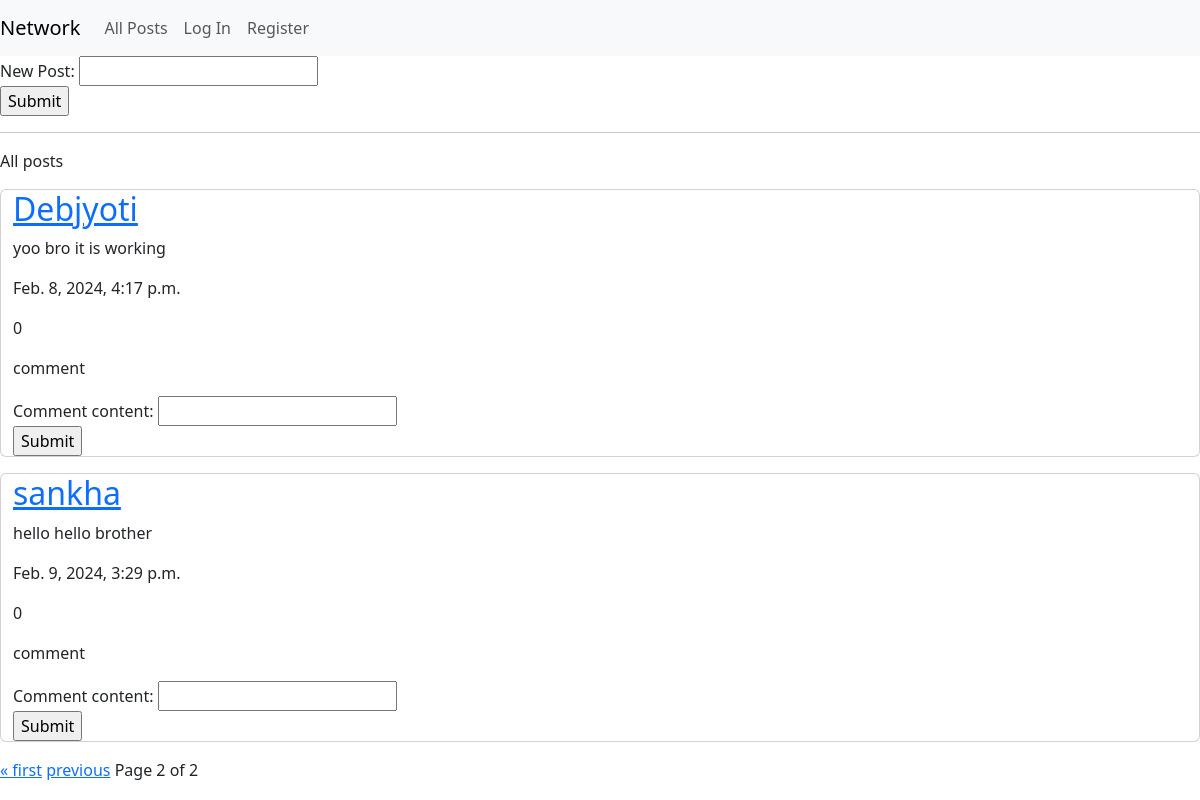
Page /?page=3 on the earlier database version.
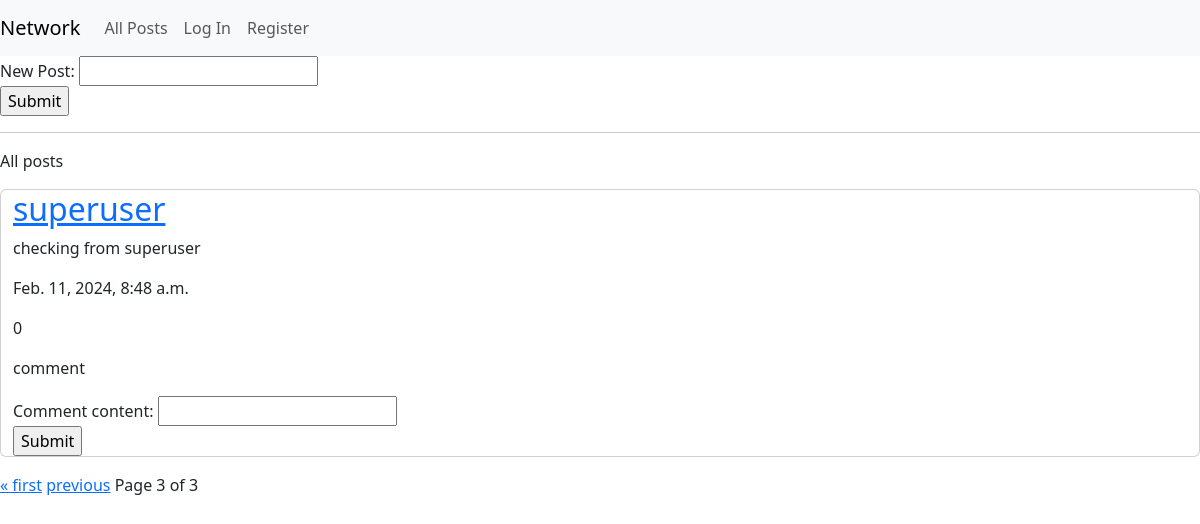
Same page on the later database version.
### network/models.py (models this page shows)
class Posts(models.Model):
    username = models.ForeignKey('User', null=True, on_delete=models.SET_NULL, related_name='all_posts')
    post_content = models.CharField(max_length=1000)
    creation_time = models.DateTimeField(auto_now_add=True, blank=True, null=True)
    likes = models.IntegerField(default=0)

class User(AbstractUser, models.Model):
    follower_count = models.IntegerField(default=0)
    following_count = models.IntegerField(default=0)
    follower_list = models.ManyToManyField('User', blank=True, related_name='followers')
    following_list = models.ManyToManyField('User', blank=True, related_name='following')

### network/views.py (the view)
# urls.py: path("", views.index, name="index"),
def index(request):
    posts = Posts.objects.all().order_by('creation_time')
    paginator = Paginator(posts, 2)
    page_number = request.GET.get("page")
    page_obj = paginator.get_page(page_number)
    return render(request, "network/index.html", {
        "post_form": PostForm(),
        "comment_form": CommentForm(),
        "all_posts": page_obj,
        "all_comments": Comments.objects.all()
    })

### network/forms.py
class PostForm(forms.Form):
    post_content = forms.CharField(label="New Post", max_length=1000)

class CommentForm(forms.Form):
    comment_content = forms.CharField(max_length=1000)

### network/templates/network/index.html (shortened to what this page needs)
{% extends "network/layout.html" %}
{% block body %}
  {% if post_form is not None %}
    <form action="{% url 'newpost' %}" method="post">
      {{ post_form }}
      <input type="submit" value="Submit">
    </form>
  {% endif %}
  <hr>
  All posts
  {% for post in all_posts %}
    <div class="product-container container-fluid card my-3">
      <a href="{% url 'profile' post.username %}">
        <h2>{{ post.username }}</h2>
      </a>
      <p>{{ post.post_content }}</p>
      <p>{{ post.creation_time }}</p>
      <p>{{ post.likes }}</p>
      <p>comment</p>
      <form action="{% url 'postcomment' post.id %}" method="post">
        {{ comment_form }}
        <input type="submit" value="Submit">
      </form>
    </div>
  {% endfor %}
  <div class="pagination">
    <span class="step-links">
        {% if all_posts.has_previous %}
            <a href="?page=1">&laquo; first</a>
            <a href="?page={{ all_posts.previous_page_number }}">previous</a>
        {% endif %}
        <span class="current">
            Page {{ all_posts.number }} of {{ all_posts.paginator.num_pages }}
        </span>
    </span>
  </div>
{% endblock %}

Differences in the rows shown:
no longer on this page (row unchanged): Posts: username "Debjyoti", post_content "yoo bro it is working", creation_time "Feb. 8, 2024, 4:17 p.m.", likes "0"
no longer on this page (row unchanged): Posts: username "sankha", post_content "hello hello brother", creation_time "Feb. 9, 2024, 3:29 p.m.", likes "0"
added Posts: username "superuser", post_content "checking from superuser", creation_time "Feb. 11, 2024, 8:48 a.m.", likes "0"
Other differences:
{{ all_posts.number }}: "2" → "3"
{{ all_posts.paginator.num_pages }}: "2" → "3"
